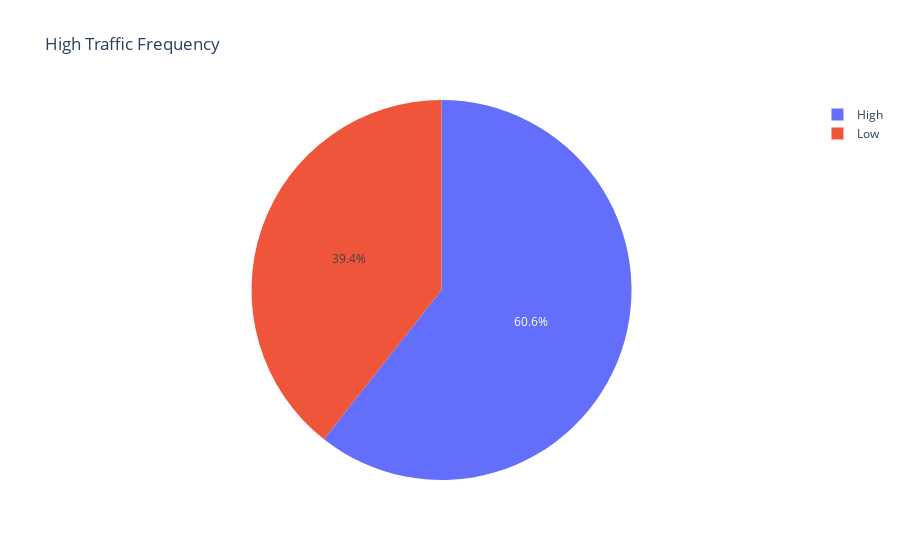

Write notebook code for a chart like this one.
### Markdown cell above
#### Category column is almost normally distributed

### Code cell
px.pie( values=df.high_traffic.value_counts(), names=df.high_traffic.value_counts().index, title='High Traffic Frequency')

### Figure 1 — Plotly figure (JSON) as saved in the notebook; plotly's stock layout.template omitted (floating-point values rounded to 4 significant figures)
{"data": [{"domain": {"x": [0, 1], "y": [0, 1]}, "hovertemplate": "label=%{label}<br>value=%{value}<extra></extra>", "labels": ["High", "Low"], "legendgroup": "", "name": "", "showlegend": true, "type": "pie", "values": [574, 373]}], "layout": {"legend": {"tracegroupgap": 0}, "title": {"text": "High Traffic Frequency"}}}
